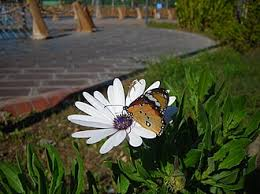
#> input picture flower.jpeg, 260 x 194 px
$ jupyter execute task_8.ipynb   (older library calls are emulated)
#> lines starting #> are read from the running program, lines starting #| are printed output that depends on the picture; after the words box and inside, x2 and y2 are one past the last pixel; in counts of white or black regions, pixels touching at a corner belong together
### SIFT ALGORTİHM

[cell 1]
import cv2
#görsel alınır ve gri formata çevirilir
img = cv2.imread("flower.jpeg")
#> img is the input picture: shape (194, 260, 3); mean B, G, R 51.8, 76, 72.2
gri= cv2.cvtColor(img,cv2.COLOR_BGR2GRAY)
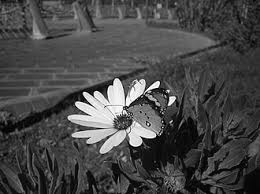
#> gri: shape (194, 260); min 0, max 255, mean 72.1

 #SIFT özellik çıkarıcı aktif edilir.
sift = cv2.SIFT_create()
anahtarnokta = sift.detect(gri,None)
#> anahtarnokta = 604 keypoints; strongest (x, y, size): (156, 85, 4.5), (172, 99, 4.4), (85, 94, 3.5), (168, 91, 1.9)

#Anahtar noktalar görsel üzerinde çizdirilerek bastırılır
img=cv2.drawKeypoints(gri,anahtarnokta,img)
cv2.imshow('resim1',img)

#Eğer çizdirilen anahtar noktalar yöneleriyle beraber çizdirilmek istenirse cv2 kütüphanesi içerisindeki DRAW_MATCHES_FLAGS_DRAW_RICH_KEYPOINTS komutu kullanılır.
img=cv2.drawKeypoints(gri,anahtarnokta,img,flags=cv2.DRAW_MATCHES_FLAGS_DRAW_RICH_KEYPOINTS)
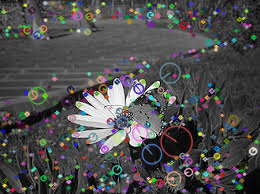
#> img: shape (194, 260, 3); mean B, G, R 78.1, 77.9, 78.4
cv2.imshow('resim2',img)

#görsel gösterilir

cv2.waitKey(0)
cv2.destroyAllWindows()

[cell 2]
import cv2
import numpy as np
import matplotlib.pyplot as plt

# [124 lines left out: functions create_scale_space, compute_dog, detect_keypoints, assign_orientations, compute_sift_descriptor, not called in this run]

plt.imshow(img, cmap='gray')
plt.title('Gri Görüntü')
plt.axis('off')
plt.show()

[cell 3]
import cv2
import numpy as np
import matplotlib.pyplot as plt

def sift_feature_extraction(image_path):
    # Görüntüyü yükle
    image = cv2.imread(image_path)
    gray = cv2.cvtColor(image, cv2.COLOR_BGR2GRAY)

    # SIFT detektörü oluştur
    sift = cv2.SIFT_create()

    # Keypoint ve tanımlayıcıları bul
    keypoints, descriptors = sift.detectAndCompute(gray, None)

    # Keypoint'leri çiz
    result_image = cv2.drawKeypoints(image, keypoints, None,
                                   flags=cv2.DRAW_MATCHES_FLAGS_DRAW_RICH_KEYPOINTS)

    plt.figure(figsize=(12, 8))
    plt.imshow(cv2.cvtColor(result_image, cv2.COLOR_BGR2RGB))
    plt.title(f'SIFT Keypoints: {len(keypoints)}')
    plt.axis('off')
    plt.show()

    return keypoints, descriptors

# Kullanım
keypoints, descriptors = sift_feature_extraction('flower.jpeg')
#> in sift_feature_extraction, `keypoints, descriptors = sift.detectAndCompute(gray, None)`: keypoints has the same summary as anahtarnokta outside sift_feature_extraction
#> keypoints has the same summary as anahtarnokta

### ORB ALGORTİHM

[cell 4]
import cv2 as cv
import numpy as np
from matplotlib import pyplot as plt
import os

def ORB():
    root=os.getcwd()
    imgpath=cv.imread("flower.jpeg")
    imgGray=cv.cvtColor(imgpath,cv.COLOR_BGR2GRAY)

    orb=cv.ORB_create()
    keypoints=orb.detect(imgGray,None)
    keypoints,_ = orb.compute(imgGray,keypoints)
    imgGray=cv.drawKeypoints(imgGray,keypoints,imgGray,flags=cv.DRAW_MATCHES_FLAGS_DRAW_RICH_KEYPOINTS)

    plt.figure()
    plt.imshow(imgGray)
    plt.show()


if __name__ == "__main__":
    ORB()
#> in ORB, `keypoints=orb.detect(imgGray,None)`: keypoints = 418 keypoints; strongest (x, y, size): (94, 93, 31), (96, 91, 31), (84, 92, 31), (127, 105, 31)
#> in ORB, `imgGray=cv.drawKeypoints(imgGray,keypoints,imgGray,flags=cv.DRAW_MATCH..`:
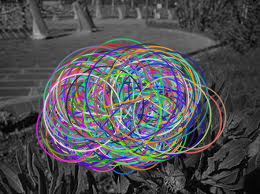
#> imgGray: shape (194, 260, 3); mean of channels 0, 1, 2 84.7, 80.3, 80.5; drawn as B, G, R

[cell 5]
import cv2
import matplotlib.pyplot as plt

# Görüntüyü yükle
img = cv2.imread("flower.jpeg", cv2.IMREAD_GRAYSCALE)
#> img: shape (194, 260); min 0, max 255, mean 72

# ORB nesnesi oluştur
orb = cv2.ORB_create()

# Keypoint ve descriptor çıkar
keypoints, descriptors = orb.detectAndCompute(img, None)

# Keypoint’leri görselleştir
img_keypoints = cv2.drawKeypoints(img, keypoints, None, color=(0,255,0))
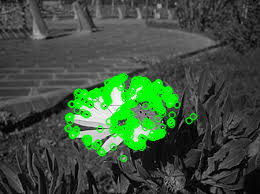
#> img_keypoints: shape (194, 260, 3); mean of channels 0, 1, 2 62.6, 82.3, 62.6; drawn as B, G, R
plt.figure(figsize=(10, 5))
plt.imshow(img_keypoints)
plt.title('ORB Keypoints')
plt.axis('off')

[cell 6]
def orb_feature_extraction(image_path):
    # Görüntüyü yükle
    image = cv2.imread(image_path)
    gray = cv2.cvtColor(image, cv2.COLOR_BGR2GRAY)

    # ORB detektörü oluştur
    orb = cv2.ORB_create(nfeatures=1000)

    # Keypoint ve tanımlayıcıları bul
    keypoints, descriptors = orb.detectAndCompute(gray, None)

    # Keypoint'leri çiz
    result_image = cv2.drawKeypoints(image, keypoints, None, color=(0, 255, 0), flags=0)

    plt.figure(figsize=(12, 8))
    plt.imshow(cv2.cvtColor(result_image, cv2.COLOR_BGR2RGB))
    plt.title(f'ORB Keypoints: {len(keypoints)}')
    plt.axis('off')
    plt.show()

    return keypoints, descriptors

# Kullanım
keypoints, descriptors = orb_feature_extraction('flower.jpeg')
#> in orb_feature_extraction, `keypoints, descriptors = orb.detectAndCompute(gray, None)`: keypoints = 734 keypoints; strongest (x, y, size): (94, 93, 31), (96, 91, 31), (84, 92, 31), (127, 105, 31)
#> in orb_feature_extraction, `result_image = cv2.drawKeypoints(image, keypoints, None, color=(0, 255..`:
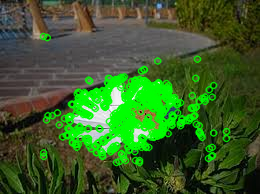
#> result_image: shape (194, 260, 3); mean B, G, R 39.6, 94.8, 57.7

[cell 7]
import cv2
import numpy as np
import matplotlib.pyplot as plt

def sift_feature_detection(img1_path, img2_path):
    """SIFT ile keypoint tespiti ve eşleştirme"""

    # Görüntüleri yükle
    img1 = cv2.imread(img1_path)
    img2 = cv2.imread(img2_path)

    # Gri tonlamaya çevir
    gray1 = cv2.cvtColor(img1, cv2.COLOR_BGR2GRAY)
    gray2 = cv2.cvtColor(img2, cv2.COLOR_BGR2GRAY)

    # SIFT detektörü oluştur
    sift = cv2.SIFT_create()

    # Keypoint ve descriptor'ları bul
    kp1, des1 = sift.detectAndCompute(gray1, None)
    kp2, des2 = sift.detectAndCompute(gray2, None)

    # BFMatcher oluştur
    bf = cv2.BFMatcher()
    matches = bf.knnMatch(des1, des2, k=2)

    # Lowe's ratio test uygula
    good_matches = []
    for m, n in matches:
        if m.distance < 0.75 * n.distance:
            good_matches.append(m)

    # Eşleşmeleri çiz
    result = cv2.drawMatches(img1, kp1, img2, kp2, good_matches, None,
                           flags=cv2.DrawMatchesFlags_NOT_DRAW_SINGLE_POINTS)

    return result, len(good_matches), kp1, kp2

def orb_feature_detection(img1_path, img2_path):
    """ORB ile keypoint tespiti ve eşleştirme"""

    # Görüntüleri yükle
    img1 = cv2.imread(img1_path)
    img2 = cv2.imread(img2_path)

    # Gri tonlamaya çevir
    gray1 = cv2.cvtColor(img1, cv2.COLOR_BGR2GRAY)
    gray2 = cv2.cvtColor(img2, cv2.COLOR_BGR2GRAY)

    # ORB detektörü oluştur
    orb = cv2.ORB_create()

    # Keypoint ve descriptor'ları bul
    kp1, des1 = orb.detectAndCompute(gray1, None)
    kp2, des2 = orb.detectAndCompute(gray2, None)

    # BFMatcher oluştur (HAMMING mesafesi ile)
    bf = cv2.BFMatcher(cv2.NORM_HAMMING, crossCheck=True)

    # Eşleştirme yap
    matches = bf.match(des1, des2)

    # Mesafeye göre sırala
    matches = sorted(matches, key=lambda x: x.distance)

    # İlk 50 eşleşmeyi al
    good_matches = matches[:50]

    # Eşleşmeleri çiz
    result = cv2.drawMatches(img1, kp1, img2, kp2, good_matches, None,
                           flags=cv2.DrawMatchesFlags_NOT_DRAW_SINGLE_POINTS)

    return result, len(good_matches), kp1, kp2

def feature_matching_demo():
    """Örnek görüntülerle feature matching demo"""

    # Örnek görüntü oluştur (gerçek uygulamada dosya yollarını kullanın)
    # Bu örnekte basit geometrik şekiller oluşturuyoruz
    img1 = np.zeros((300, 300, 3), dtype=np.uint8)
    img2 = np.zeros((300, 300, 3), dtype=np.uint8)

    # İlk görüntüde daire ve dikdörtgen çiz
    cv2.circle(img1, (150, 100), 40, (255, 255, 255), -1)
    cv2.rectangle(img1, (50, 180), (250, 220), (255, 255, 255), -1)

    # İkinci görüntüde biraz kaydırılmış ve döndürülmüş versiyon
    cv2.circle(img2, (160, 110), 40, (255, 255, 255), -1)
    cv2.rectangle(img2, (60, 190), (260, 230), (255, 255, 255), -1)

    # Görüntüleri kaydet
    cv2.imwrite('img1.jpg', img1)
    cv2.imwrite('img2.jpg', img2)

    # SIFT ile eşleştirme
    sift_result, sift_matches, sift_kp1, sift_kp2 = sift_feature_detection('img1.jpg', 'img2.jpg')

    # ORB ile eşleştirme
    orb_result, orb_matches, orb_kp1, orb_kp2 = orb_feature_detection('img1.jpg', 'img2.jpg')

    # Sonuçları göster
    plt.figure(figsize=(15, 10))

    plt.subplot(2, 2, 1)
    plt.imshow(cv2.cvtColor(img1, cv2.COLOR_BGR2RGB))
    plt.title('Görüntü 1')
    plt.axis('off')

    plt.subplot(2, 2, 2)
    plt.imshow(cv2.cvtColor(img2, cv2.COLOR_BGR2RGB))
    plt.title('Görüntü 2')
    plt.axis('off')

    plt.subplot(2, 2, 3)
    plt.imshow(cv2.cvtColor(sift_result, cv2.COLOR_BGR2RGB))
    plt.title(f'SIFT Eşleşmeleri: {sift_matches}')
    plt.axis('off')

    plt.subplot(2, 2, 4)
    plt.imshow(cv2.cvtColor(orb_result, cv2.COLOR_BGR2RGB))
    plt.title(f'ORB Eşleşmeleri: {orb_matches}')
    plt.axis('off')

    plt.tight_layout()
    plt.show()

    # Keypoint sayılarını yazdır
    print(f"SIFT Keypoints - Görüntü 1: {len(sift_kp1)}, Görüntü 2: {len(sift_kp2)}")
    print(f"ORB Keypoints - Görüntü 1: {len(orb_kp1)}, Görüntü 2: {len(orb_kp2)}")

    return sift_result, orb_result

# [29 lines left out: function real_image_example, not called in this run]

# Ana program
if __name__ == "__main__":
    print("Keypoint ve Özellik Çıkarımı Demo")
    print("=" * 40)

    # Demo çalıştır
    sift_result, orb_result = feature_matching_demo()
#> in feature_matching_demo, `cv2.circle(img1, (150, 100), 40, (255, 255, 255), -1)`:
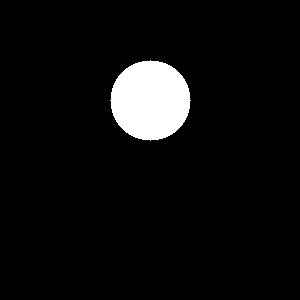
#> img1: shape (300, 300, 3); 5.6% white; 1 white region, box (x1, y1, x2, y2) and area: (110, 60, 191, 141) 5025
#> in feature_matching_demo, `cv2.rectangle(img1, (50, 180), (250, 220), (255, 255, 255), -1)`:
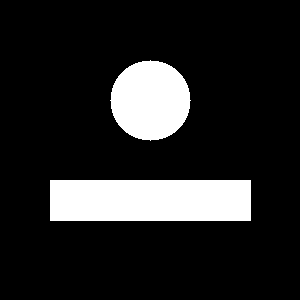
#> img1: shape (300, 300, 3); 14.7% white; 2 white regions, box (x1, y1, x2, y2) and area: (50, 180, 251, 221) 8241, (110, 60, 191, 141) 5025
#> in feature_matching_demo, `cv2.circle(img2, (160, 110), 40, (255, 255, 255), -1)`: img2: shape (300, 300, 3); 5.6% white; 1 white region, box (x1, y1, x2, y2) and area: (120, 70, 201, 151) 5025
#> in feature_matching_demo, `cv2.rectangle(img2, (60, 190), (260, 230), (255, 255, 255), -1)`:
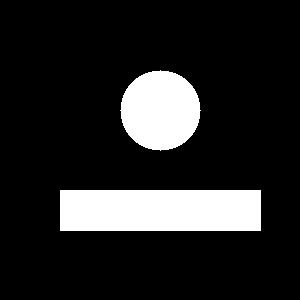
#> img2: shape (300, 300, 3); 14.7% white; 2 white regions, box (x1, y1, x2, y2) and area: (60, 190, 261, 231) 8241, (120, 70, 201, 151) 5025
#> in sift_feature_detection, `kp1, des1 = sift.detectAndCompute(gray1, None)`: kp1 = 14 keypoints; strongest (x, y, size): (150, 98, 49.2), (75, 200, 33.8), (225, 200, 34.1), (245, 215, 8.7)
#> in sift_feature_detection, `kp2, des2 = sift.detectAndCompute(gray2, None)`: kp2 = 13 keypoints; strongest (x, y, size): (160, 109, 49.2), (84, 210, 33.2), (236, 210, 33.3), (255, 225, 8.7)
#> in sift_feature_detection, `matches = bf.knnMatch(des1, des2, k=2)`: matches = 14 matches
#> the loop in sift_feature_detection, `for m, n in matches:` made 14 passes
#> after the loop in sift_feature_detection, `for m, n in matches:`: good_matches = 12 matches
#> in feature_matching_demo, `sift_result, sift_matches, sift_kp1, sift_kp2 = sift_feature_detection..`: sift_matches = 12; sift_kp1 has the same summary as kp1 in sift_feature_detection; sift_kp2 has the same summary as kp2 in sift_feature_detection
#> in orb_feature_detection, `kp1, des1 = orb.detectAndCompute(gray1, None)`: kp1 = 127 keypoints; strongest (x, y, size): (51, 219, 31), (248, 180, 31), (248, 220, 31), (50, 181, 37.2)
#> in orb_feature_detection, `kp2, des2 = orb.detectAndCompute(gray2, None)`: kp2 = 126 keypoints; strongest (x, y, size): (62, 190, 31), (62, 230, 31), (258, 190, 31), (60, 191, 31)
#> in orb_feature_detection, `matches = bf.match(des1, des2)`: matches = 52 matches
#> in orb_feature_detection, `good_matches = matches[:50]`: good_matches = 50 matches
#> in orb_feature_detection, `result = cv2.drawMatches(img1, kp1, img2, kp2, good_matches, None, fla..`:
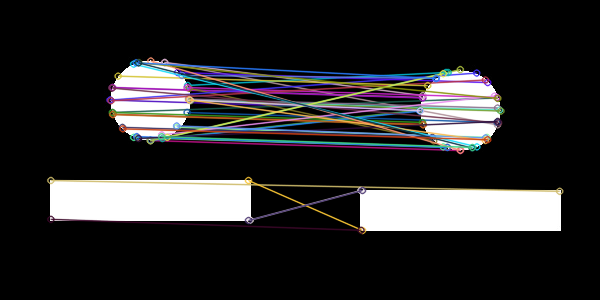
#> result: shape (300, 600, 3); mean B, G, R 43.4, 42.4, 43.2
#> in feature_matching_demo, `orb_result, orb_matches, orb_kp1, orb_kp2 = orb_feature_detection('img..`: orb_matches = 50; orb_kp1 has the same summary as kp1 in orb_feature_detection; orb_kp2 has the same summary as kp2 in orb_feature_detection
#> in feature_matching_demo, `plt.show()`:
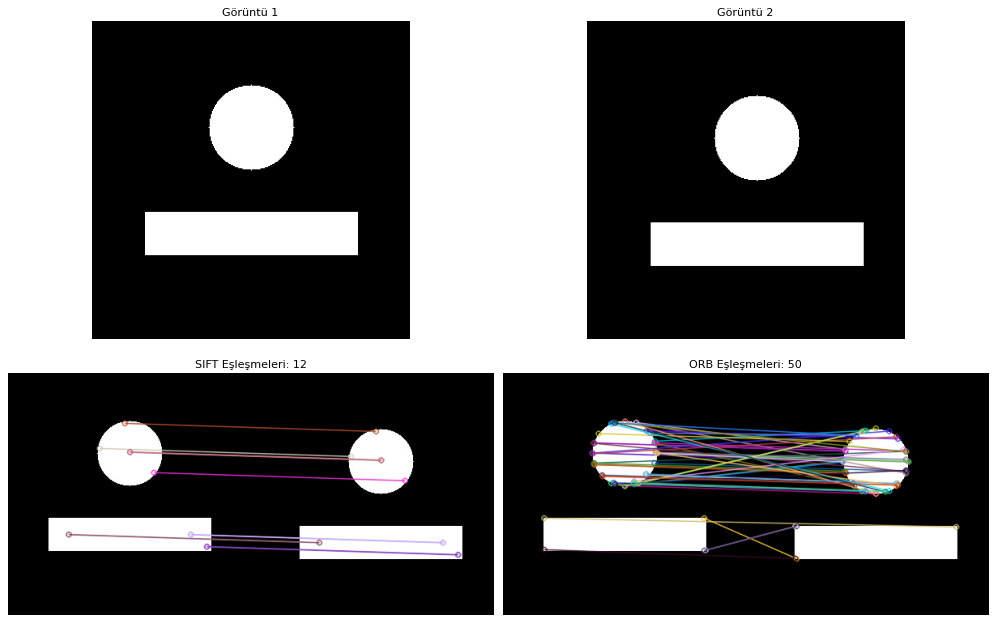
#> figure drawn by matplotlib, 4 panels
#| SIFT Keypoints - Görüntü 1: 14, Görüntü 2: 13
#| ORB Keypoints - Görüntü 1: 127, Görüntü 2: 126

    # Gerçek görüntü örneği (yorum satırını kaldırın ve görüntüleri ekleyin)
    # real_image_example()

    print("\nDemo tamamlandı!")

$ run again, with download.jpeg copied over flower.jpeg
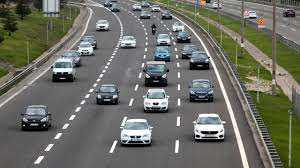
#> input picture download.jpeg, 300 x 168 px
#> img is the input picture: shape (168, 300, 3); mean B, G, R 99.9, 110, 108.2
#> anahtarnokta = 436 keypoints; strongest (x, y, size): (216, 132, 2.2), (203, 132, 2.2), (221, 136, 1.9), (198, 136, 1.9)
#> in sift_feature_extraction, `keypoints, descriptors = sift.detectAndCompute(gray, None)`: keypoints has the same summary as anahtarnokta outside sift_feature_extraction
#> `keypoints, descriptors = sift_feature_extraction('flower.jpeg')`: keypoints has the same summary as anahtarnokta
#> in ORB, `keypoints=orb.detect(imgGray,None)`: keypoints = 401 keypoints; strongest (x, y, size): (197, 136, 31), (220, 135, 31), (202, 132, 31), (216, 132, 31)
#> in orb_feature_extraction, `keypoints, descriptors = orb.detectAndCompute(gray, None)`: keypoints = 731 keypoints; strongest (x, y, size): (197, 136, 31), (220, 135, 31), (202, 132, 31), (216, 132, 31)
#> in sift_feature_detection, `kp1, des1 = sift.detectAndCompute(gray1, None)`: kp1 = 14 keypoints; strongest (x, y, size): (150, 98, 49.2), (75, 200, 33.8), (225, 200, 34.1), (245, 215, 8.7)
#> in sift_feature_detection, `kp2, des2 = sift.detectAndCompute(gray2, None)`: kp2 = 13 keypoints; strongest (x, y, size): (160, 109, 49.2), (84, 210, 33.2), (236, 210, 33.3), (255, 225, 8.7)
#> in sift_feature_detection, `matches = bf.knnMatch(des1, des2, k=2)`: matches = 14 matches
#> the loop in sift_feature_detection, `for m, n in matches:` made 14 passes
#> after the loop in sift_feature_detection, `for m, n in matches:`: good_matches = 12 matches
#> sift_matches = 12; sift_kp1 has the same summary as kp1 in sift_feature_detection; sift_kp2 has the same summary as kp2 in sift_feature_detection
#> in orb_feature_detection, `kp1, des1 = orb.detectAndCompute(gray1, None)`: kp1 = 127 keypoints; strongest (x, y, size): (51, 219, 31), (248, 180, 31), (248, 220, 31), (50, 181, 37.2)
#> in orb_feature_detection, `kp2, des2 = orb.detectAndCompute(gray2, None)`: kp2 = 126 keypoints; strongest (x, y, size): (62, 190, 31), (62, 230, 31), (258, 190, 31), (60, 191, 31)
#> in orb_feature_detection, `matches = bf.match(des1, des2)`: matches = 52 matches
#> in orb_feature_detection, `good_matches = matches[:50]`: good_matches = 50 matches
#> in orb_feature_detection, `result = cv2.drawMatches(img1, kp1, img2, kp2, good_matches, None, fla..`:
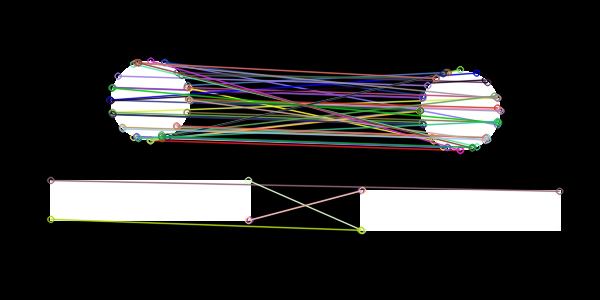
#> result: shape (300, 600, 3); mean B, G, R 42.4, 42.9, 43.5
#> orb_matches = 50; orb_kp1 has the same summary as kp1 in orb_feature_detection; orb_kp2 has the same summary as kp2 in orb_feature_detection
#> in feature_matching_demo, `plt.show()`:
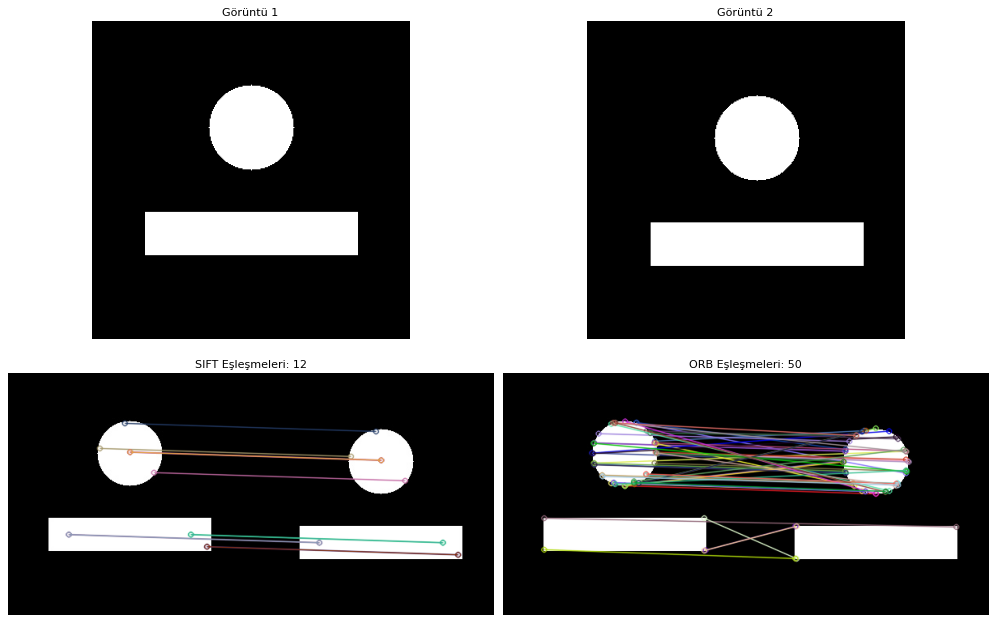
#> figure drawn by matplotlib, 4 panels
#| SIFT Keypoints - Görüntü 1: 14, Görüntü 2: 13
#| ORB Keypoints - Görüntü 1: 127, Görüntü 2: 126
